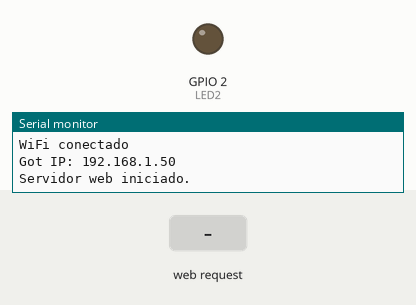
Bench run of a sketch on a simulated ESP32. On the bench: output pins drawn as LEDs (lit = HIGH), the last lines printed to the serial monitor. The test bench sets the inputs (shaded band). WiFi joins after 1.5 s; servers stay silent unless stated.

Above: at 3.2 s.
3.3 s: HTTP request GET /on2 received
At 4.5 s:
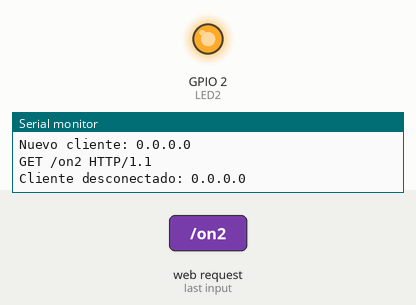
4.8 s: HTTP request GET /off2 received
At 5.6 s:
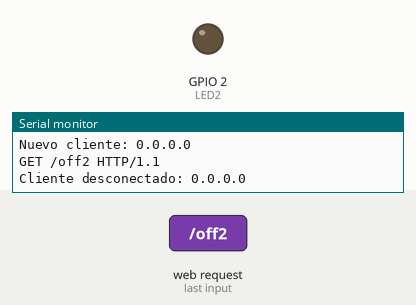
Timing chart, 0 to 7.8 s (numbered marks = the images above; inputs shaded):
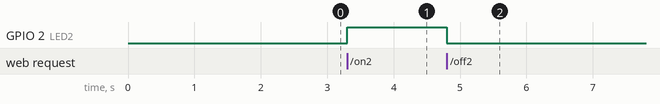

Measured:
- after the input at 3.3 s, GPIO 2 (LED2): LOW → HIGH at once
- after the input at 4.8 s, GPIO 2 (LED2): HIGH → LOW at once

The sketch:

encendido_led_uno.ino
```cpp
#include <WiFi.h>
#include <WiFiClient.h>
const char* ssid     = "flores";
const char* password = "f3l0r0e4s23";
WiFiServer server(80);
#define LED2  2    // LED en terminal 2
String estado = "";
void setup() {
  Serial.begin(115200);
  pinMode(LED2, OUTPUT);
// Conectando a WiFi
  WiFi.begin(ssid, password);
  // Checa si esta conectado
  while (WiFi.status() != WL_CONNECTED) {
  delay(1000);
  Serial.print(".");
  }
  Serial.println("");
  Serial.println("WiFi conectado");
  Serial.print("Got IP: ");
  Serial.println(WiFi.localIP());  //Muestra IP
  // Inicio del Servidor web.
  server.begin();
  Serial.println("Servidor web iniciado.");
}
void loop() {
  // Consulta si se ha conectado algún cliente.
  WiFiClient client = server.available();
  if (!client) {
    return;
  }
  Serial.print("Nuevo cliente: ");
  Serial.println(client.remoteIP());
  // Espera hasta que el cliente envíe datos.
  while(!client.available()){ delay(1); }
  /////////////////////////////////////////////////////
  // Lee la información enviada por el cliente.
  String req = client.readStringUntil('\r');
  Serial.println(req);
  // Realiza la petición del cliente.
       if (req.indexOf("on2") != -1) {digitalWrite(LED2, HIGH); estado = "Encendido";}
       if (req.indexOf("off2") != -1){digitalWrite(LED2, LOW); estado = "Apagado";}
  //////////////////////////////////////////////
  // Página WEB. ////////////////////////////
  client.println("HTTP/1.1 200 OK");
  client.println("Content-Type: text/html");
  client.println(""); //  Importante.
  client.println("<!DOCTYPE HTML>");
  client.println("<html>");
  client.println("<head><meta charset=utf-8></head>");
  client.println("<body><center><font face='Arial'>");
  client.println("<h1>Servidor web con ESP32.</h1>");
  client.println("<h2><font color='#009900'>Webserver 1.0</font></h2>");
  client.println("<h3>Practica boton</h3>");
  client.println("<br><br>");
  client.println("<a href='on2'><button>Enciende LED2</button></a>");
  client.println("<a href='off2'><button>Apaga LED2</button></a>");
  client.println("<br><br>");
  client.println(estado);
  client.println("</font></center></body></html>");
  Serial.print("Cliente desconectado: ");
  Serial.println(client.remoteIP());
  client.flush();
  client.stop();
}
```
